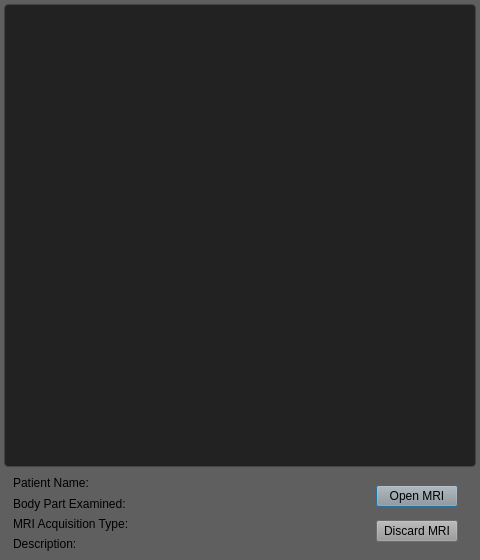
<?xml version="1.0" encoding="UTF-8"?>
<ui version="4.0">
 <class>Dialog</class>
 <widget class="QDialog" name="Dialog">
  <property name="geometry">
   <rect>
    <x>0</x>
    <y>0</y>
    <width>480</width>
    <height>560</height>
   </rect>
  </property>
  <property name="windowTitle">
   <string>Dialog</string>
  </property>
  <property name="styleSheet">
   <string notr="true">background-color: rgb(95, 95, 95);</string>
  </property>
  <layout class="QVBoxLayout" name="verticalLayout_2">
   <property name="spacing">
    <number>0</number>
   </property>
   <property name="leftMargin">
    <number>0</number>
   </property>
   <property name="topMargin">
    <number>2</number>
   </property>
   <property name="rightMargin">
    <number>0</number>
   </property>
   <property name="bottomMargin">
    <number>0</number>
   </property>
   <item>
    <widget class="QWidget" name="widget" native="true">
     <layout class="QVBoxLayout" name="verticalLayout">
      <property name="spacing">
       <number>0</number>
      </property>
      <property name="leftMargin">
       <number>4</number>
      </property>
      <property name="topMargin">
       <number>2</number>
      </property>
      <property name="rightMargin">
       <number>4</number>
      </property>
      <property name="bottomMargin">
       <number>0</number>
      </property>
      <item>
       <widget class="QLabel" name="prev">
        <property name="sizePolicy">
         <sizepolicy hsizetype="Preferred" vsizetype="Preferred">
          <horstretch>12</horstretch>
          <verstretch>15</verstretch>
         </sizepolicy>
        </property>
        <property name="layoutDirection">
         <enum>Qt::LeftToRight</enum>
        </property>
        <property name="styleSheet">
         <string notr="true">QLabel {
  background-color: #222;
  color: #fff;
  border: 1px solid #444;
  border-radius: 4px;
  padding: 10px;
  font-size: 12px;
  font-family: sans-serif;
  text-align: center;
}

QLabel:hover {
  background-color: #333;
}</string>
        </property>
        <property name="frameShape">
         <enum>QFrame::NoFrame</enum>
        </property>
        <property name="text">
         <string/>
        </property>
        <property name="textFormat">
         <enum>Qt::PlainText</enum>
        </property>
        <property name="scaledContents">
         <bool>true</bool>
        </property>
        <property name="alignment">
         <set>Qt::AlignCenter</set>
        </property>
       </widget>
      </item>
      <item>
       <widget class="QWidget" name="widget_3" native="true">
        <property name="sizePolicy">
         <sizepolicy hsizetype="Preferred" vsizetype="Preferred">
          <horstretch>0</horstretch>
          <verstretch>3</verstretch>
         </sizepolicy>
        </property>
        <layout class="QGridLayout" name="gridLayout">
         <item row="2" column="4" rowspan="4">
          <widget class="QWidget" name="widget_2" native="true">
           <property name="sizePolicy">
            <sizepolicy hsizetype="Preferred" vsizetype="Preferred">
             <horstretch>2</horstretch>
             <verstretch>1</verstretch>
            </sizepolicy>
           </property>
           <layout class="QVBoxLayout" name="verticalLayout_3">
            <property name="spacing">
             <number>13</number>
            </property>
            <item>
             <widget class="QPushButton" name="Open">
              <property name="styleSheet">
               <string notr="true">background-color: rgb(153, 153, 153);</string>
              </property>
              <property name="text">
               <string>Open MRI</string>
              </property>
             </widget>
            </item>
            <item>
             <widget class="QPushButton" name="Discard">
              <property name="styleSheet">
               <string notr="true">background-color: rgb(153, 153, 153);</string>
              </property>
              <property name="text">
               <string>Discard MRI</string>
              </property>
             </widget>
            </item>
           </layout>
          </widget>
         </item>
         <item row="2" column="0">
          <widget class="QLabel" name="label_2">
           <property name="text">
            <string>Patient Name:</string>
           </property>
          </widget>
         </item>
         <item row="2" column="2">
          <widget class="QLabel" name="PatientName">
           <property name="sizePolicy">
            <sizepolicy hsizetype="Preferred" vsizetype="Preferred">
             <horstretch>3</horstretch>
             <verstretch>0</verstretch>
            </sizepolicy>
           </property>
           <property name="text">
            <string/>
           </property>
          </widget>
         </item>
         <item row="3" column="2">
          <widget class="QLabel" name="BodyPartExamined">
           <property name="text">
            <string/>
           </property>
          </widget>
         </item>
         <item row="3" column="0">
          <widget class="QLabel" name="label_4">
           <property name="text">
            <string>Body Part Examined:</string>
           </property>
          </widget>
         </item>
         <item row="4" column="0">
          <widget class="QLabel" name="label_6">
           <property name="text">
            <string>MRI Acquisition Type:</string>
           </property>
          </widget>
         </item>
         <item row="5" column="0">
          <widget class="QLabel" name="label_8">
           <property name="text">
            <string>Description:</string>
           </property>
          </widget>
         </item>
         <item row="5" column="2">
          <widget class="QLabel" name="SeriesDescription">
           <property name="text">
            <string/>
           </property>
          </widget>
         </item>
         <item row="4" column="2">
          <widget class="QLabel" name="MRAcquisitionType">
           <property name="text">
            <string/>
           </property>
          </widget>
         </item>
         <item row="2" column="3">
          <spacer name="horizontalSpacer">
           <property name="orientation">
            <enum>Qt::Horizontal</enum>
           </property>
           <property name="sizeType">
            <enum>QSizePolicy::Fixed</enum>
           </property>
           <property name="sizeHint" stdset="0">
            <size>
             <width>77</width>
             <height>1</height>
            </size>
           </property>
          </spacer>
         </item>
        </layout>
       </widget>
      </item>
     </layout>
    </widget>
   </item>
  </layout>
 </widget>
 <resources/>
 <connections/>
</ui>
